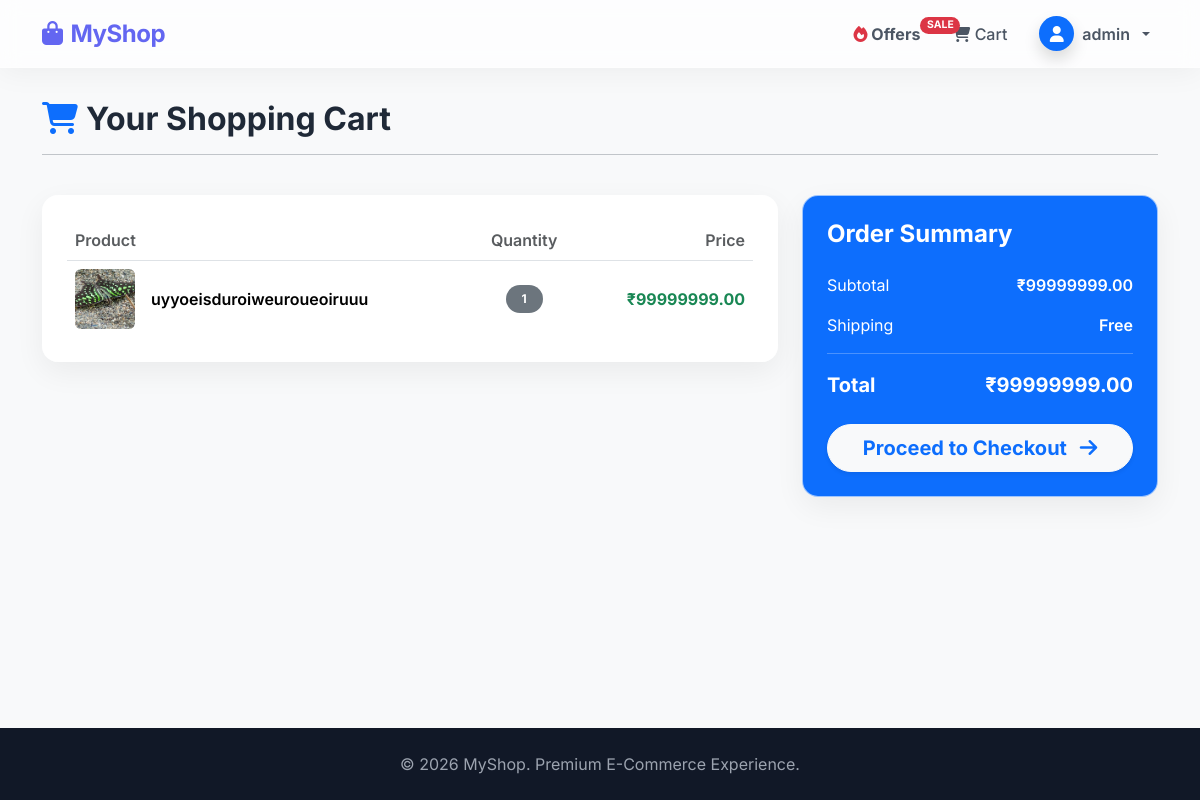
The app's page /cart/ (signed in) with its own data.
### shopping_cart/models.py (models this page shows, shortened)
class CartItem(models.Model):
    cart = models.ForeignKey(Cart, on_delete=models.CASCADE)
    product = models.ForeignKey(Product, on_delete=models.CASCADE)
    quantity = models.PositiveIntegerField(default=1)

class Product(models.Model):
    name = models.CharField(max_length=200)
    description = models.TextField()
    price = models.DecimalField(max_digits=10, decimal_places=2)
    image = models.ImageField(upload_to='products/')
    category = models.ForeignKey(Category, on_delete=models.CASCADE)
    is_offer = models.BooleanField(default=False)
    stock_quantity = models.PositiveIntegerField(default=10)

### shopping_cart/views.py (the view)
# urls.py: path('cart/', views.view_cart, name='view_cart'),
@login_required
def view_cart(request):
    cart, created = Cart.objects.get_or_create(user=request.user)
    cart_items = CartItem.objects.filter(cart=cart)
    total = sum(item.product.price * item.quantity for item in cart_items)
    return render(request, 'cart.html', {'cart_items': cart_items, 'total': total})

### shopping_cart/templates/cart.html (shortened to what this page needs)
{% extends "base.html" %}
{% block content %}
<div class="row mb-4">
    <div class="col-12">
        <h2 class="fw-bold"><i class="fa-solid fa-cart-shopping text-primary me-2"></i>Your Shopping Cart</h2>
        <hr>
    </div>
</div>
<div class="row">
    <div class="col-lg-8 mb-4">
        <div class="glass-card p-4">
            <div class="table-responsive">
                <table class="table table-borderless align-middle mb-0">
                    <thead class="border-bottom">
                        <tr>
                            <th scope="col" class="text-muted fw-semibold">Product</th>
                            <th scope="col" class="text-muted fw-semibold text-center">Quantity</th>
                            <th scope="col" class="text-muted fw-semibold text-end">Price</th>
                        </tr>
                    </thead>
                    <tbody>
                        {% for item in cart_items %}
                        <tr>
                            <td>
                                <div class="d-flex align-items-center">
                                    {% if item.product.image %}
                                        <img src="{{ item.product.image.url }}" class="rounded me-3" style="width: 60px; height: 60px; object-fit: cover;">
                                    {% else %}
                                        <div class="bg-light rounded me-3 d-flex align-items-center justify-content-center" style="width: 60px; height: 60px;">
                                            <i class="fa-regular fa-image text-muted"></i>
                                        </div>
                                    {% endif %}
                                    <div class="fw-semibold">{{ item.product.name }}</div>
                                </div>
                            </td>
                            <td class="text-center">
                                <span class="badge bg-secondary rounded-pill px-3 py-2">{{ item.quantity }}</span>
                            </td>
                            <td class="text-end fw-bold text-success">
                                ₹{{ item.product.price|floatformat:2 }}
                            </td>
                        </tr>
                        {% endfor %}
                    </tbody>
                </table>
            </div>
        </div>
    </div>
    {% if cart_items %}
    <div class="col-lg-4">
        <div class="glass-card p-4 bg-primary text-white">
            <h4 class="fw-bold mb-4">Order Summary</h4>
            <div class="d-flex justify-content-between mb-3">
                <span>Subtotal</span>
                <span class="fw-semibold">₹{{ total|floatformat:2 }}</span>
            </div>
            <div class="d-flex justify-content-between mb-3">
                <span>Shipping</span>
                <span class="fw-semibold">Free</span>
            </div>
            <hr class="bg-white opacity-25">
            <div class="d-flex justify-content-between mb-4">
                <span class="fs-5 fw-bold">Total</span>
                <span class="fs-5 fw-bold">₹{{ total|floatformat:2 }}</span>
            </div>
            <a href="{% url 'checkout' %}" class="btn btn-light btn-lg w-100 rounded-pill fw-bold text-primary shadow-sm hover-shadow transition">
                Proceed to Checkout <i class="fa-solid fa-arrow-right ms-2"></i>
            </a>
        </div>
    </div>
    {% endif %}
</div>
{% endblock %}

### shopping_cart/templates/base.html (shortened to what this page needs)
<!DOCTYPE html>
<html lang="en">
<head>
    <link rel="stylesheet" href="https://cdnjs.cloudflare.com/ajax/libs/font-awesome/6.4.0/css/all.min.css">
    <link href="https://cdn.jsdelivr.net/npm/bootstrap@5.3.3/dist/css/bootstrap.min.css" rel="stylesheet">
</head>
<body>
    <nav class="navbar navbar-expand-lg navbar-light fixed-top mb-5">
        <div class="container">
            <a class="navbar-brand" href="{% if user.is_authenticated %}{% url 'recipes' %}{% else %}/{% endif %}">
                <i class="fa-solid fa-bag-shopping me-2"></i>MyShop
            </a>
            <div class="collapse navbar-collapse" id="navbarNav">
                <ul class="navbar-nav ms-auto align-items-center">
                    {% if user.is_authenticated %}
                        <li class="nav-item me-3">
                            <a class="nav-link fw-bold text-dark animate-float" href="{% url 'offers' %}">
                                <i class="fa-solid fa-fire text-danger"></i> Offers
                                <span class="badge bg-danger rounded-pill pulse-badge" style="font-size: 0.65rem; transform: translateY(-5px); position: absolute;">SALE</span>
                            </a>
                        </li>
                        <li class="nav-item">
                            <a class="nav-link" href="{% url 'view_cart' %}">
                                <i class="fa-solid fa-cart-shopping"></i> Cart
                            </a>
                        </li>
                        <li class="nav-item dropdown ms-3">
                            <a class="nav-link dropdown-toggle d-flex align-items-center gap-2" href="#" id="profileDropdown" role="button" data-bs-toggle="dropdown" aria-expanded="false">
                                <div class="bg-primary text-white rounded-circle d-flex align-items-center justify-content-center shadow" style="width: 35px; height: 35px;">
                                    <i class="fa-solid fa-user"></i>
                                </div>
                                <span class="fw-semibold">{{ user.username|default:"Profile" }}</span>
                            </a>
                        </li>
                    {% else %}
                        <li class="nav-item"><a class="nav-link" href="{% url 'login_page' %}">Login</a></li>
                        <li class="nav-item ms-2"><a class="btn btn-primary rounded-pill px-4 shadow-sm" href="{% url 'register' %}">Register</a></li>
                    {% endif %}
                </ul>
            </div>
        </div>
    </nav>
    <div class="container main-content" style="margin-top: 100px;">
        {% block content %}{% endblock %}
    </div>
    <footer class="text-center py-4 mt-auto">
        <div class="container">
            <p class="mb-0">&copy; 2026 MyShop. Premium E-Commerce Experience.</p>
        </div>
    </footer>
</body>
</html>

### shopping_cart/templates/base.html (style rules this page uses)
:root { --primary-bg: #f8f9fa; --brand-color: #6366f1; --brand-hover: #4f46e5; --card-bg: rgba(255, 255, 255, 0.9); --text-main: #1f2937; }
body { font-family: 'Inter', sans-serif; background-color: var(--primary-bg); color: var(--text-main); min-height: 100vh; display: flex; flex-direction: column; }
.navbar { background: rgba(255, 255, 255, 0.7) !important; backdrop-filter: blur(10px); box-shadow: 0 4px 30px rgba(0, 0, 0, 0.05); border-bottom: 1px solid rgba(255, 255, 255, 0.3); transition: all 0.3s ease; }
.navbar-brand { font-weight: 700; color: var(--brand-color) !important; font-size: 1.5rem; letter-spacing: -0.5px; }
.nav-link { font-weight: 500; color: #4b5563 !important; transition: color 0.2s ease; }
.main-content { flex: 1; padding-bottom: 3rem; }
footer { background-color: #111827; color: #9ca3af; }
.glass-card { background: var(--card-bg); border-radius: 16px; box-shadow: 0 10px 30px rgba(0,0,0,0.06); border: 1px solid rgba(255, 255, 255, 0.6); transition: transform 0.2s, box-shadow 0.2s; }

### records on screen
CartItem: product.image (picture), product.name "uyyoeisduroiweuroueoiruuu", quantity "1", product.price "99999999.00"

### other values on screen
{{ user.username|default:"Profile" }} "admin"
{{ total|floatformat:2 }} "99999999.00"
